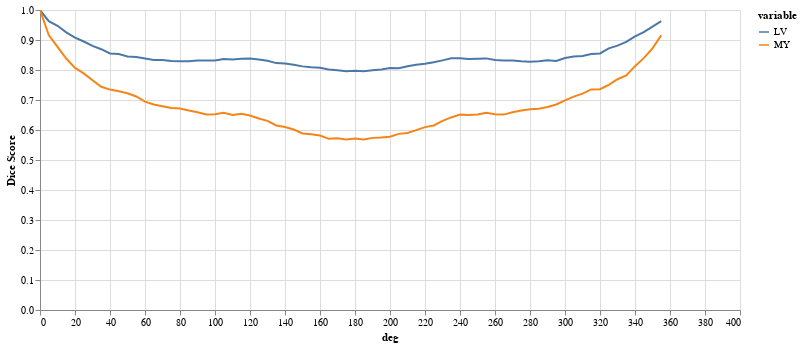

Notebook source saved alongside this figure:
### Code cell
results = eval_rotation_series(img(), trueMask(), trainedModel, components=['bg','LV','MY'])
plot_eval_series(results)

### Figure 1 — Vega-Lite specification as saved in the notebook (floating-point values rounded to 4 significant figures; data arrays with more than 128 entries replaced by an {"elided": "..."} marker saying what was removed)
{"config": {"view": {"continuousWidth": 400, "continuousHeight": 300}}, "data": {"name": "data-eb5ac148e750607d4ad7d75bea72f92a"}, "mark": "line", "encoding": {"color": {"field": "variable", "type": "nominal"}, "tooltip": {"field": "Dice Score", "type": "quantitative"}, "x": {"field": "deg", "type": "quantitative"}, "y": {"field": "Dice Score", "type": "quantitative"}}, "height": 300, "selection": {"selector012": {"type": "interval", "bind": "scales", "encodings": ["x", "y"]}}, "width": 700, "$schema": "https://vega.github.io/schema/vega-lite/v4.17.0.json", "datasets": {"data-eb5ac148e750607d4ad7d75bea72f92a": {"elided": "144 records"}}}
